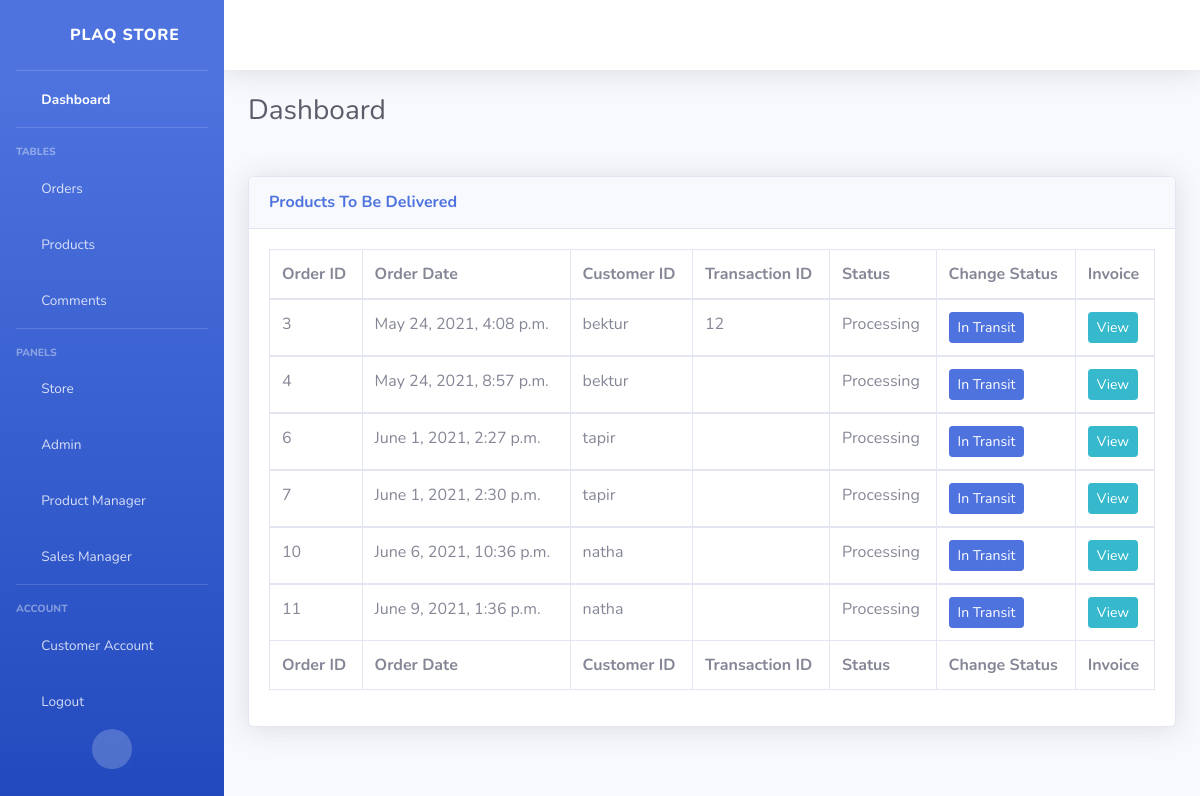
Page /orders/ (signed in) on the earlier database version.
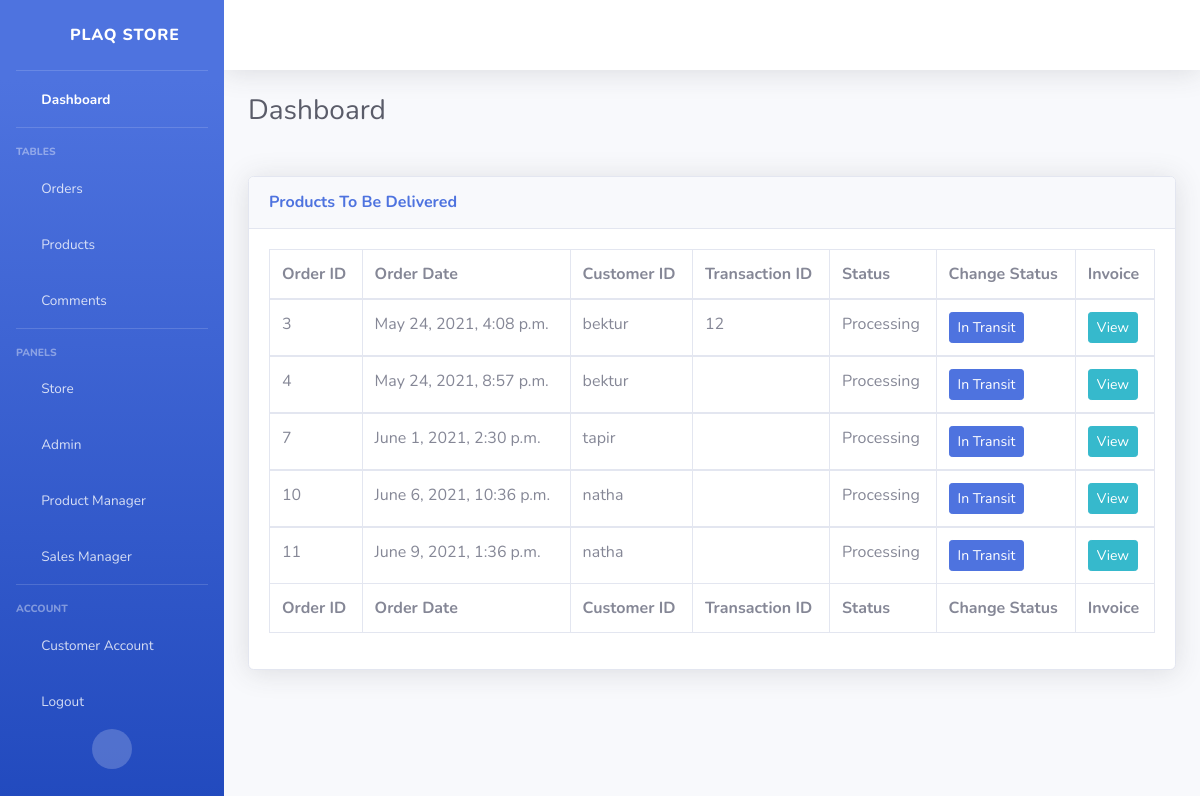
Same page on the later database version.
### store/models.py (models this page shows, shortened)
class Order(models.Model):
    customer = models.ForeignKey(User, on_delete=models.SET_NULL, blank=True, null=True)
    order_date = models.DateTimeField(auto_now_add=True)
    isComplete = models.BooleanField(default=False, null=True)
    transaction_id = models.CharField(max_length=200, blank=False)
    class Status(models.IntegerChoices):
        PROCESSING = 1
        INTRANSIT = 2
        DELIVERED = 3
    status = models.IntegerField(choices=Status.choices, default=1)

### mysite/decorators.py (the view)
    def wrapper_func(request, *args, **kwargs):
        group_list = []
        user = request.user
        for groups in user.groups.all():
            group_list.append(groups.name)
        if 'product manager' in group_list:
            return view_func(request, *args, **kwargs)
        else:
            return redirect('store')

### managers/views.py (called while the page is built)
@product_manager
def orders(request):
    orders = Order.objects.filter(isComplete=True).exclude(status=3)
    addresses = ShippingAdress.objects.all()
    context={'orders':orders, 'addresses':addresses}
    return render(request, "managers/orders.html", context)

### managers/templates/managers/orders.html
{% include 'managers/base.html' %}
{% load static %}
{%block content%}
<div class="card shadow mb-4">
    <div class="card-header py-3">
        <h6 class="m-0 font-weight-bold text-primary">Products To Be Delivered</h6>
    </div>
    <div class="card-body">
        <div class="table-responsive">
            <table class="table table-bordered" id="dataTable" width="100%" cellspacing="0">
                <thead>
                    <tr>
                        <th>Order ID</th>
                        <th>Order Date</th>
                        <th>Customer ID</th>
                        <th>Transaction ID</th>
                        <th>Status</th>
                        <th>Change Status</th>
                        <th>Invoice</th>
                    </tr>
                </thead>
                <tfoot>
                    <tr>
                        <th>Order ID</th>
                        <th>Order Date</th>
                        <th>Customer ID</th>
                        <th>Transaction ID</th>
                        <th>Status</th>
                        <th>Change Status</th>
                        <th>Invoice</th>
                    </tr>
                </tfoot>
                {% for order in orders %}
                <tbody>
                    <tr>
                        <td>{{order.id}}</td>
                        <td>{{order.order_date}}</td>
                        <td>{{order.customer}}</td>
                        <td>{{order.transaction_id}}</td>
                        {% if order.status == 1 %}
                        <td>Processing</td>
                        <td><a class="btn btn-sm btn-primary" href="{% url 'change-status' order.id %}">In Transit</a></td>
                        {% elif order.status == 2 %}
                        <td>In Transit</td>
                        <td><a class="btn btn-sm btn-primary" href="{% url 'change-status' order.id %}">Delivered</a></td>
                        {%endif%}
                        <td><a class="btn btn-sm btn-info" href="{% url 'view-invoice' order.id %}">View</a></td>
                    </tr>
                    {% endfor %}
                </tbody>
            </table>
        </div>
    </div>
</div>
{%endblock content %}

### managers/templates/managers/base.html (shortened to what the changed rows need)
<!DOCTYPE html>
<html lang="en">
{%load static %}
<head>
    <link href="{% static 'vendor/fontawesome-free/css/all.min.css' %}" rel="stylesheet" type="text/css">
    <link href="{% static 'css/sb-admin-2.min.css' %}" rel="stylesheet">
</head>
<body id="page-top">
    <div id="wrapper">
        <ul class="navbar-nav bg-gradient-primary sidebar sidebar-dark accordion" id="accordionSidebar">
            {% for group in user.groups.all %}
                {% if group.name == 'product manager' %}
                    <li class="nav-item">
                        <a class="nav-link" href="/product-manager">
                            <i class="fas fa-fw fa-box-open"></i>
                            <span>Product Manager</span></a>
                    </li>
                {%elif group.name == 'sales manager' %}
                    <li class="nav-item">
                        <a class="nav-link" href="/sales-manager">
                            <i class="fas fa-fw fa-cash-register"></i>
                            <span>Sales Manager</span></a>
                    </li>
                {%endif%}
            {%endfor%}
        </ul>
        <div id="content-wrapper" class="d-flex flex-column">
            <div id="content">
                <div class="container-fluid">
                    <div class="d-sm-flex align-items-center justify-content-between mb-4">
                        <h1 class="h3 mb-0 text-gray-800">Dashboard</h1>
                    </div>
</body>
</html>

Differences in the rows shown:
no longer on this page (row edited): Order: id "6", order_date "June 1, 2021, 2:27 p.m.", customer "tapir", status "Processing"
